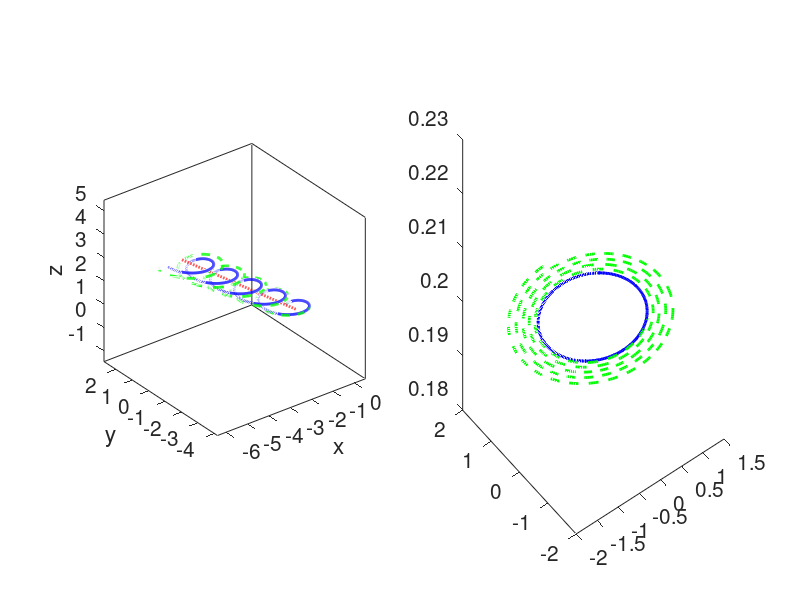

Source code (MATLAB): (Note: this script raises an error after producing the figure.)
% Hua-sheng XIE, 2015-05-10 23:58
close all; clear; clc;
E0=[0,-0.4,0]; B0=[0,0,1.5]; tmp=1; nt=1000*tmp; dt=0.02/tmp; qm=1.0;
Ex=E0(1); Ey=E0(2); Ez=E0(3); Bx=B0(1); By=B0(2); Bz=B0(3);
vx(1)=0.8; vy(1)=0.1; vz(1)=0.2; x(1)=0.0; y(1)=0.0; z(1)=0.0;
vperp=sqrt(vx(1)^2+vy(1)^2); vd=[Ey/Bz,0,vz(1)]; wc=qm*Bz; rL=vperp/(qm*Bz); 
rc=[rL*vy(1)/vperp+x(1),-rL*vx(1)/vperp+y(1),z(1)]; phi0=atan(-vy(1)/vx(1));
t=(1:nt)*dt; rcx=rc(1)+vd(1)*t; rcy=rc(2)+vd(2)*t; rcz=rc(3)+vd(3)*t;
% need add the correct form of exact solution
% rx=rcx+rL*sin(pi/2)*sin(wc*t+phi0); ry=rcy+rL*cos(wc*t+phi0); rz=rcz;
figure('unit','normalized','position',[0.02,0.1,0.6,0.4],'DefaultAxesFontSize',15);
for method=1:2
    for it=1:nt
        if(method==2)
            vx(it+1)=vx(it)+qm*(Ex+(vy(it)*Bz-vz(it)*By))*dt;
            vy(it+1)=vy(it)+qm*(Ey+(vz(it)*Bx-vx(it)*Bz))*dt;
            vz(it+1)=vz(it)+qm*(Ez+(vx(it)*By-vy(it)*Bx))*dt;
        else
            qtmp=dt*qm/2;
            hx=qtmp*Bx; hy=qtmp*By; hz=qtmp*Bz; h2=hx*hx+hy*hy+hz*hz;
            sx=2*hx/(1+h2); sy=2*hy/(1+h2); sz=2*hz/(1+h2);
            ux=vx(it)+qtmp*Ex; uy=vy(it)+qtmp*Ey; uz=vz(it)+qtmp*Ez;
            uxtmp=ux+(uy*sz-uz*sy)+((uz*hx-ux*hz)*sz-(ux*hy-uy*hx)*sy);
            uytmp=uy+(uz*sx-ux*sz)+((ux*hy-uy*hx)*sx-(uy*hz-uz*hy)*sz);
            uztmp=uz+(ux*sy-uy*sx)+((uy*hz-uz*hy)*sy-(uz*hx-ux*hz)*sx);
            vx(it+1)=uxtmp+qtmp*Ex;
            vy(it+1)=uytmp+qtmp*Ey;
            vz(it+1)=uztmp+qtmp*Ez;
        end
        x(it+1)=x(it)+vx(it+1)*dt;
        y(it+1)=y(it)+vy(it+1)*dt;
        z(it+1)=z(it)+vz(it+1)*dt;
    end    
    if(method==1)
        subplot(121); plot3(x,y,z,'b-','Linewidth',2); hold on;
        subplot(122); plot3(vx,vy,vz,'b-','Linewidth',2); hold on;
    else
        subplot(121); plot3(x,y,z,'g--','Linewidth',2); hold on;
        subplot(122); plot3(vx,vy,vz,'g--','Linewidth',2); hold on;
    end
end
subplot(121); box on; xlabel('x'); ylabel('y'); zlabel('z');
hold on; plot3(rcx,rcy,rcz,'r--','Linewidth',2); axis equal;
% hold on; plot3(rx,ry,rz,'m--','Linewidth',2);
legend('Boris','Euler','Guiding center',1); legend('boxoff');
subplot(122); box on; xlabel('v_x'); ylabel('v_y'); zlabel('v_z');
